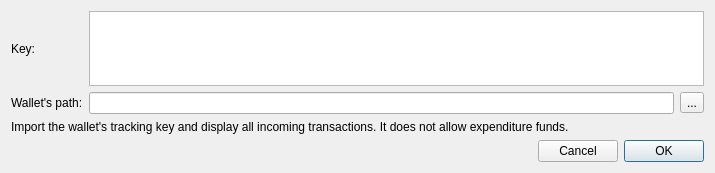
<?xml version="1.0" encoding="UTF-8"?>
<ui version="4.0">
 <class>ImportTrackingKeyDialog</class>
 <widget class="QDialog" name="ImportTrackingKeyDialog">
  <property name="geometry">
   <rect>
    <x>0</x>
    <y>0</y>
    <width>715</width>
    <height>173</height>
   </rect>
  </property>
  <property name="minimumSize">
   <size>
    <width>0</width>
    <height>150</height>
   </size>
  </property>
  <property name="windowTitle">
   <string>トラッキングキーのインポート</string>
  </property>
  <layout class="QVBoxLayout" name="verticalLayout">
   <item>
    <layout class="QGridLayout" name="gridLayout">
     <item row="1" column="2">
      <widget class="QToolButton" name="m_selectPathButton">
       <property name="text">
        <string>...</string>
       </property>
      </widget>
     </item>
     <item row="0" column="0">
      <widget class="QLabel" name="label">
       <property name="text">
        <string>Key:</string>
       </property>
      </widget>
     </item>
     <item row="1" column="0">
      <widget class="QLabel" name="label_2">
       <property name="text">
        <string>Wallet's path:</string>
       </property>
      </widget>
     </item>
     <item row="1" column="1">
      <widget class="QLineEdit" name="m_pathEdit"/>
     </item>
     <item row="0" column="1" colspan="2">
      <widget class="QTextEdit" name="m_keyEdit"/>
     </item>
    </layout>
   </item>
   <item>
    <widget class="QLabel" name="label_3">
     <property name="text">
      <string>Import the wallet's tracking key and display all incoming transactions. It does not allow expenditure funds.</string>
     </property>
    </widget>
   </item>
   <item>
    <spacer name="verticalSpacer">
     <property name="orientation">
      <enum>Qt::Vertical</enum>
     </property>
     <property name="sizeHint" stdset="0">
      <size>
       <width>20</width>
       <height>2</height>
      </size>
     </property>
    </spacer>
   </item>
   <item>
    <layout class="QHBoxLayout" name="horizontalLayout">
     <item>
      <spacer name="horizontalSpacer">
       <property name="orientation">
        <enum>Qt::Horizontal</enum>
       </property>
       <property name="sizeHint" stdset="0">
        <size>
         <width>40</width>
         <height>20</height>
        </size>
       </property>
      </spacer>
     </item>
     <item>
      <widget class="QPushButton" name="m_cancelButton">
       <property name="text">
        <string>Cancel</string>
       </property>
       <property name="autoDefault">
        <bool>false</bool>
       </property>
      </widget>
     </item>
     <item>
      <widget class="QPushButton" name="m_okButton">
       <property name="text">
        <string>OK</string>
       </property>
       <property name="autoDefault">
        <bool>false</bool>
       </property>
       <property name="default">
        <bool>true</bool>
       </property>
      </widget>
     </item>
    </layout>
   </item>
  </layout>
 </widget>
 <resources/>
 <connections>
  <connection>
   <sender>m_selectPathButton</sender>
   <signal>clicked()</signal>
   <receiver>ImportTrackingKeyDialog</receiver>
   <slot>selectPathClicked()</slot>
   <hints>
    <hint type="sourcelabel">
     <x>620</x>
     <y>54</y>
    </hint>
    <hint type="destinationlabel">
     <x>323</x>
     <y>65</y>
    </hint>
   </hints>
  </connection>
  <connection>
   <sender>m_okButton</sender>
   <signal>clicked()</signal>
   <receiver>ImportTrackingKeyDialog</receiver>
   <slot>accept()</slot>
   <hints>
    <hint type="sourcelabel">
     <x>594</x>
     <y>102</y>
    </hint>
    <hint type="destinationlabel">
     <x>323</x>
     <y>65</y>
    </hint>
   </hints>
  </connection>
  <connection>
   <sender>m_cancelButton</sender>
   <signal>clicked()</signal>
   <receiver>ImportTrackingKeyDialog</receiver>
   <slot>reject()</slot>
   <hints>
    <hint type="sourcelabel">
     <x>511</x>
     <y>102</y>
    </hint>
    <hint type="destinationlabel">
     <x>323</x>
     <y>65</y>
    </hint>
   </hints>
  </connection>
 </connections>
 <slots>
  <slot>selectPathClicked()</slot>
 </slots>
</ui>
